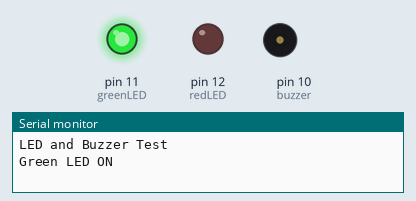
This sketch was run on a simulated Arduino Uno, built with avr-gcc and run on an emulated ATmega328P. On the bench: output pins drawn as LEDs (lit = HIGH), buzzer (waves = sounding), the last lines printed to the serial monitor.

Above: at 0.1 s.
At 2.1 s:
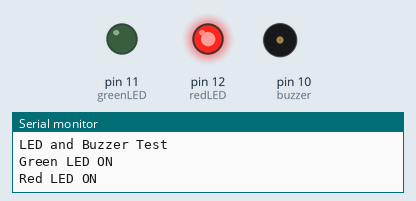
At 4.1 s:
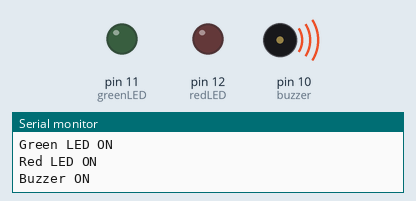
At 6.1 s:
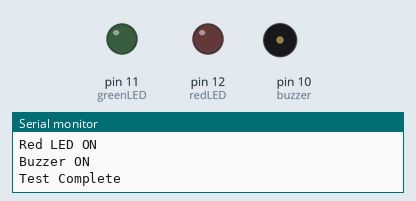
Timing chart, 0 to 7.6 s (numbered marks = the images above):
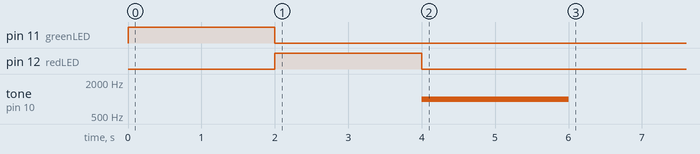

The sketch:

led_buzzer_test.ino
```cpp
const int buzzer = 10;
const int greenLED = 11;
const int redLED = 12;

void setup() {

  pinMode(buzzer, OUTPUT);
  pinMode(greenLED, OUTPUT);
  pinMode(redLED, OUTPUT);

  Serial.begin(9600);

  Serial.println("LED and Buzzer Test");

  // Green LED
  digitalWrite(greenLED, HIGH);
  Serial.println("Green LED ON");
  delay(2000);

  digitalWrite(greenLED, LOW);

  // Red LED
  digitalWrite(redLED, HIGH);
  Serial.println("Red LED ON");
  delay(2000);

  digitalWrite(redLED, LOW);

  // Buzzer
  Serial.println("Buzzer ON");
  tone(buzzer, 1000);
  delay(2000);

  noTone(buzzer);

  Serial.println("Test Complete");
}

void loop() {
}
```
